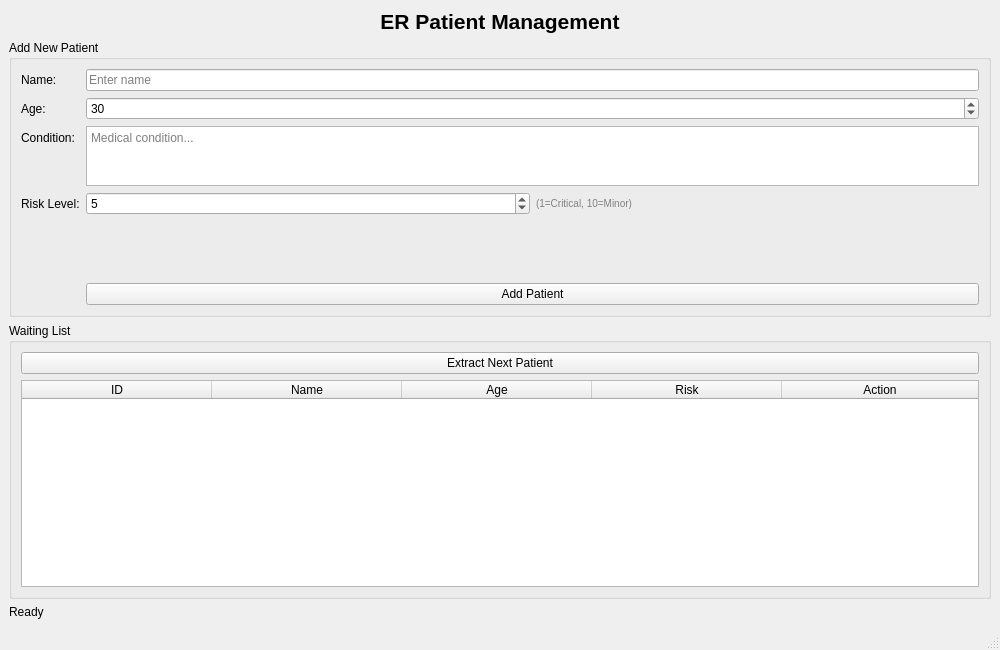
<?xml version="1.0" encoding="UTF-8"?>
<ui version="4.0">
 <class>MainWindow</class>
 <widget class="QMainWindow" name="MainWindow">
  <property name="geometry">
   <rect>
    <x>0</x>
    <y>0</y>
    <width>1000</width>
    <height>650</height>
   </rect>
  </property>
  <property name="windowTitle">
   <string>ER Patient Management System</string>
  </property>
  <widget class="QWidget" name="centralwidget">
   <layout class="QVBoxLayout" name="verticalLayout">
    <item>
     <widget class="QLabel" name="titleLabel">
      <property name="font">
       <font>
        <pointsize>16</pointsize>
        <bold>true</bold>
       </font>
      </property>
      <property name="text">
       <string>ER Patient Management</string>
      </property>
      <property name="alignment">
       <set>Qt::AlignmentFlag::AlignCenter</set>
      </property>
     </widget>
    </item>
    <item>
     <widget class="QGroupBox" name="inputGroup">
      <property name="title">
       <string>Add New Patient</string>
      </property>
      <layout class="QFormLayout" name="formLayout">
       <item row="0" column="0">
        <widget class="QLabel" name="nameLabel">
         <property name="text">
          <string>Name:</string>
         </property>
        </widget>
       </item>
       <item row="0" column="1">
        <widget class="QLineEdit" name="nameInput">
         <property name="placeholderText">
          <string>Enter name</string>
         </property>
        </widget>
       </item>
       <item row="1" column="0">
        <widget class="QLabel" name="ageLabel">
         <property name="text">
          <string>Age:</string>
         </property>
        </widget>
       </item>
       <item row="1" column="1">
        <widget class="QSpinBox" name="ageInput">
         <property name="maximum">
          <number>120</number>
         </property>
         <property name="value">
          <number>30</number>
         </property>
        </widget>
       </item>
       <item row="2" column="0">
        <widget class="QLabel" name="conditionLabel">
         <property name="text">
          <string>Condition:</string>
         </property>
        </widget>
       </item>
       <item row="2" column="1">
        <widget class="QTextEdit" name="conditionInput">
         <property name="maximumSize">
          <size>
           <width>16777215</width>
           <height>60</height>
          </size>
         </property>
         <property name="placeholderText">
          <string>Medical condition...</string>
         </property>
        </widget>
       </item>
       <item row="3" column="0">
        <widget class="QLabel" name="riskLabel">
         <property name="text">
          <string>Risk Level:</string>
         </property>
        </widget>
       </item>
       <item row="3" column="1">
        <layout class="QHBoxLayout" name="riskLayout">
         <item>
          <widget class="QSpinBox" name="riskInput">
           <property name="enabled">
            <bool>true</bool>
           </property>
           <property name="minimum">
            <number>1</number>
           </property>
           <property name="maximum">
            <number>10</number>
           </property>
           <property name="value">
            <number>5</number>
           </property>
          </widget>
         </item>
         <item>
          <widget class="QLabel" name="riskHint">
           <property name="styleSheet">
            <string notr="true">color: gray; font-size: 10px;</string>
           </property>
           <property name="text">
            <string>(1=Critical, 10=Minor)</string>
           </property>
          </widget>
         </item>
        </layout>
       </item>
       <item row="5" column="1">
        <widget class="QPushButton" name="addButton">
         <property name="text">
          <string>Add Patient</string>
         </property>
        </widget>
       </item>
       <item row="4" column="1">
        <spacer name="verticalSpacer">
         <property name="orientation">
          <enum>Qt::Orientation::Vertical</enum>
         </property>
         <property name="sizeHint" stdset="0">
          <size>
           <width>20</width>
           <height>40</height>
          </size>
         </property>
        </spacer>
       </item>
      </layout>
     </widget>
    </item>
    <item>
     <widget class="QGroupBox" name="waitingGroup">
      <property name="title">
       <string>Waiting List</string>
      </property>
      <layout class="QVBoxLayout" name="verticalLayout_2">
       <item>
        <widget class="QPushButton" name="extractButton">
         <property name="text">
          <string>Extract Next Patient</string>
         </property>
        </widget>
       </item>
       <item>
        <widget class="QTableWidget" name="waitingListTable">
         <property name="alternatingRowColors">
          <bool>true</bool>
         </property>
         <property name="selectionBehavior">
          <enum>QAbstractItemView::SelectionBehavior::SelectRows</enum>
         </property>
         <property name="updateThreshold">
          <number>200</number>
         </property>
         <attribute name="horizontalHeaderMinimumSectionSize">
          <number>19</number>
         </attribute>
         <attribute name="horizontalHeaderDefaultSectionSize">
          <number>190</number>
         </attribute>
         <attribute name="horizontalHeaderHighlightSections">
          <bool>true</bool>
         </attribute>
         <attribute name="horizontalHeaderShowSortIndicator" stdset="0">
          <bool>false</bool>
         </attribute>
         <attribute name="horizontalHeaderStretchLastSection">
          <bool>true</bool>
         </attribute>
         <attribute name="verticalHeaderVisible">
          <bool>true</bool>
         </attribute>
         <attribute name="verticalHeaderHighlightSections">
          <bool>true</bool>
         </attribute>
         <attribute name="verticalHeaderStretchLastSection">
          <bool>false</bool>
         </attribute>
         <column>
          <property name="text">
           <string>ID</string>
          </property>
         </column>
         <column>
          <property name="text">
           <string>Name</string>
          </property>
         </column>
         <column>
          <property name="text">
           <string>Age</string>
          </property>
         </column>
         <column>
          <property name="text">
           <string>Risk</string>
          </property>
         </column>
         <column>
          <property name="text">
           <string>Action</string>
          </property>
         </column>
        </widget>
       </item>
      </layout>
     </widget>
    </item>
    <item>
     <widget class="QLabel" name="statusLabel">
      <property name="text">
       <string>Ready</string>
      </property>
     </widget>
    </item>
   </layout>
  </widget>
  <widget class="QMenuBar" name="menubar">
   <property name="geometry">
    <rect>
     <x>0</x>
     <y>0</y>
     <width>1000</width>
     <height>30</height>
    </rect>
   </property>
  </widget>
  <widget class="QStatusBar" name="statusbar"/>
 </widget>
 <resources/>
 <connections/>
</ui>
